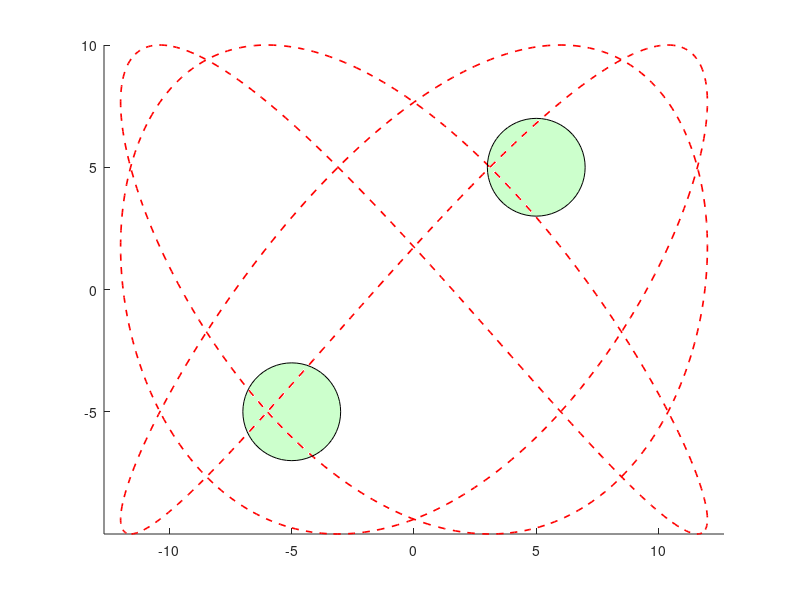

MATLAB code to generate this figure: (Note: this script raises an error after producing the figure.)
%% advanced_vector_control.m
clear; clc; close all;
%% 1) Constant Definitions
l = 0.2;               % Wheelbase
delta_T = 0.5;         % Sampling time
obstacle_radius = 2;   % Fixed obstacle detection radius
avoidance_strength = 1.5;
num_dynamic = 50;      % Number of dynamic obstacles
N = 1000;              % Total steps
prediction_steps = 10; % Prediction steps
% Control input saturation
U_max = 1.2;           % Maximum linear velocity magnitude
% (Angular velocity is calculated from world velocity, no separate saturation needed, but W_max can be added if required)
%% 2) Initial and Desired Trajectory
Pos = [0; 12; 3/2*pi];    % [x; y; theta]
T = linspace(0,2*pi,N);
A = 12; B = 10; alpha = 3; beta = 4; phi = pi/3;
desire_Pos = [A*sin(alpha*T+phi); B*cos(beta*T)];
%% 3) Obstacle Initialization
obs_fixed = [5,5; -5,-5];
dyn_obs = rand(num_dynamic,2)*10 - 5;
dyn_vel = rand(num_dynamic,2)*0.1 - 0.05;
%% 4) Plot Initialization
figure('Color','w'); hold on; axis equal;
plot(desire_Pos(1,:),desire_Pos(2,:),'r--','LineWidth',1.2);
for i=1:size(obs_fixed,1)
    rectangle('Position',[obs_fixed(i,:)-obstacle_radius,2*obstacle_radius,2*obstacle_radius],...
              'Curvature',[1,1],'FaceColor',[0.8,1,0.8],'EdgeColor','k');
end
h_traj = animatedline('Color','b','LineWidth',1.5);
h_ref  = animatedline('Color','r','LineStyle','--');
h_robot = plot(Pos(1), Pos(2), 'ko','MarkerFaceColor','none','MarkerSize',8); % Empty circle for the robot
xlim([-15,15]); ylim([-15,15]);
h_dyn = gobjects(num_dynamic,1);
for i=1:num_dynamic
    h_dyn(i) = plot(dyn_obs(i,1), dyn_obs(i,2), 'ko','MarkerFaceColor','k');
end
%% 5) Record Variables
errors = zeros(2,N);
collisions = 0;
%% 6) Main Simulation Loop
filename = 'vector_control.gif';
for k = 1:N
    % Trajectory Visualization
    addpoints(h_ref, desire_Pos(1,k), desire_Pos(2,k));
    addpoints(h_traj, Pos(1), Pos(2));
    set(h_robot, 'XData', Pos(1), 'YData', Pos(2)); % Update robot position

    %—— 1) Target Attraction (Current position pointing to the desired point)
    e_x = desire_Pos(1,k) - Pos(1);
    e_y = desire_Pos(2,k) - Pos(2);
    u_x = 0.5 * e_x;    % Adjustable attraction gain
    u_y = 0.5 * e_y;

    %—— 2) Predictive Fixed Obstacle Avoidance (Keep original logic)
    p = Pos;
    ux_p = u_x; uy_p = u_y;
    for t_pred = 1:prediction_steps
        for i = 1:size(obs_fixed,1)
            d = norm(p(1:2) - obs_fixed(i,:)');
            if d < obstacle_radius + 1
                ang = atan2(p(2)-obs_fixed(i,2), p(1)-obs_fixed(i,1));
                f = avoidance_strength * exp(-d);
                ux_p = ux_p + f*cos(ang);
                uy_p = uy_p + f*sin(ang);
            end
        end
        % Prediction step
        p(1) = p(1) + ux_p*delta_T;
        p(2) = p(2) + uy_p*delta_T;
    end
    u_x = ux_p;  u_y = uy_p;

    %—— 3) Dynamic Obstacle Avoidance (Keep original logic)
    for i = 1:num_dynamic
        d = hypot(Pos(1)-dyn_obs(i,1), Pos(2)-dyn_obs(i,2));
        if d < obstacle_radius + 0.5
            ang = atan2(Pos(2)-dyn_obs(i,2), Pos(1)-dyn_obs(i,1));
            f = avoidance_strength * exp(-d);
            u_x = u_x + f*cos(ang);
            u_y = u_y + f*sin(ang);
        end
    end

    %—— 4) Input Saturation
    mag = norm([u_x;u_y]);
    if mag > U_max
        u_x = u_x * U_max/mag;
        u_y = u_y * U_max/mag;
    end

    %—— 5) Calculate Angular Velocity from World Velocity
    w = ( -sin(Pos(3))*u_x + cos(Pos(3))*u_y ) / l;

    %—— 6) Update State
    Pos(1) = Pos(1) + u_x * delta_T;
    Pos(2) = Pos(2) + u_y * delta_T;
    Pos(3) = wrapToPi(Pos(3) + w * delta_T);

    %—— 7) Update Dynamic Obstacles
    dyn_obs = dyn_obs + dyn_vel;
    for i=1:num_dynamic
        set(h_dyn(i),'XData',dyn_obs(i,1),'YData',dyn_obs(i,2));
        if hypot(Pos(1)-dyn_obs(i,1), Pos(2)-dyn_obs(i,2)) < obstacle_radius + 0.5
            collisions = collisions + 1;
        end
    end

    %—— 8) Save GIF (Optional)
    frame = getframe(gcf);
    im = frame2im(frame);
    [imind,cm] = rgb2ind(im,256);
    if k==1
        imwrite(imind,cm,filename,'gif','LoopCount',inf,'DelayTime',0.01);
    elseif rem(k,2)==0
        imwrite(imind,cm,filename,'gif','WriteMode','append','DelayTime',0.01);
    end

    drawnow;

    % Record Errors
    errors(1,k) = e_x;
    errors(2,k) = e_y;
end
%% 7) Error Evaluation
figure('Color','w');
subplot(2,1,1);
plot(T, errors(1,:),'r', T, errors(2,:),'b','LineWidth',1.2);
legend('e_x','e_y'); xlabel('Time'); ylabel('Error (m)');
title('Tracking Error');
subplot(2,1,2);
rmse = sqrt(mean(errors.^2,2));
bar(rmse);
set(gca,'XTickLabel',{'RMSE_x','RMSE_y'});
ylabel('Error (m)');
title('Root Mean Square Error');
% disp(['Total Collisions: ', num2str(collisions)]);